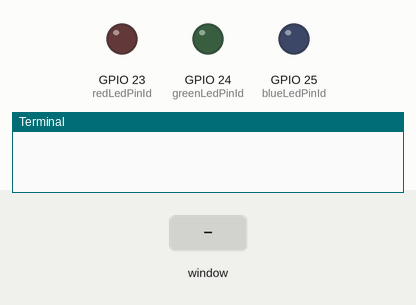
This program was run on a simulated Raspberry Pi (BCM pin numbers). On the bench: output pins drawn as LEDs (lit = HIGH), the last lines printed to the terminal. The test bench sets the inputs (shaded band). The desktop window is not drawn, its controls go by their first labels and the mouse button is held 0.15 s. At 5.8 s the program stops and its outputs stay as they are.

Above: at 1.2 s.
1.3 s: control labelled "Turn on red LED" in the window clicked
At 2.5 s:
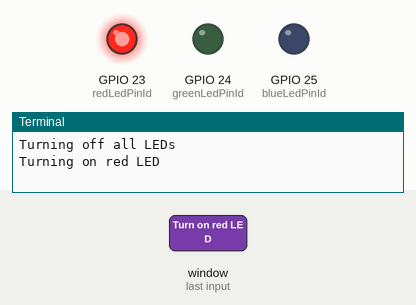
2.8 s: control labelled "Turn on green LED" in the window clicked
At 3.6 s:
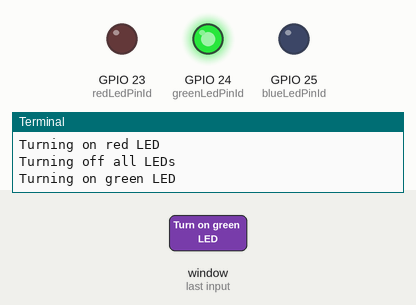
4.3 s: control labelled "Turn on blue LED" in the window clicked
At 4.8 s:
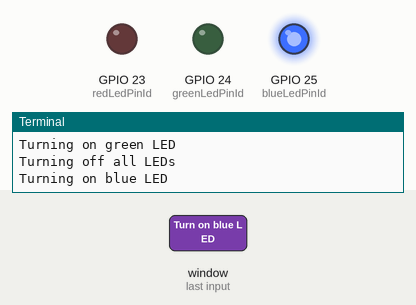
5.8 s: control labelled "Quit" in the window clicked
At 7.0 s:
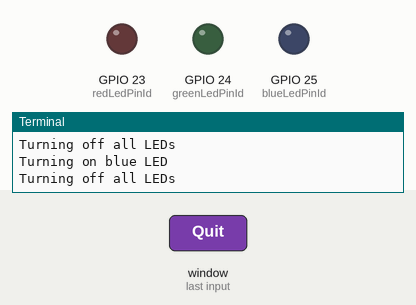
Timing chart, 0 to 7.3 s (numbered marks = the images above; inputs shaded):
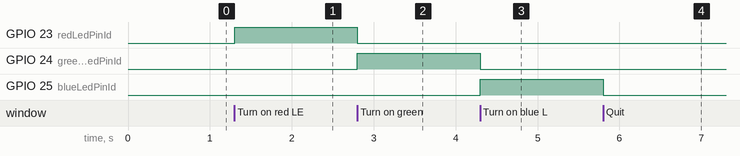

The program:

ledController.py
```python
import tkinter
import RPi.GPIO as GPIO

GPIO.setmode(GPIO.BCM)

redLedPinId = 23
greenLedPinId = 24
blueLedPinId = 25

GPIO.setup(redLedPinId,GPIO.OUT)
GPIO.setup(greenLedPinId,GPIO.OUT)
GPIO.setup(blueLedPinId,GPIO.OUT)

win = tkinter.Tk()
win.title("LED CONTROLLER")
win.minsize(500, 500)

def quitFunc():
    turnOffAllLeds()
    GPIO.cleanup()
    win.destroy()

quitBtn = tkinter.Button(win, text="Quit", command=quitFunc)
quitBtn.pack()

def turnOffAllLeds():
    print("Turning off all LEDs")
    GPIO.output(redLedPinId, GPIO.LOW)
    GPIO.output(greenLedPinId, GPIO.LOW)
    GPIO.output(blueLedPinId, GPIO.LOW)

def turnOnRedLed():
    turnOffAllLeds()
    print("Turning on red LED")
    GPIO.output(redLedPinId, GPIO.HIGH)


redLedBtn = tkinter.Button(win, text="Turn on red LED", command=turnOnRedLed)
redLedBtn.pack()

def turnOnGreenLed():
    turnOffAllLeds()
    print("Turning on green LED")
    GPIO.output(greenLedPinId, GPIO.HIGH)

greenLedBtn = tkinter.Button(win, text="Turn on green LED", command=turnOnGreenLed)
greenLedBtn.pack()

def turnOnBlueLed():
    turnOffAllLeds()
    print("Turning on blue LED")
    GPIO.output(blueLedPinId, GPIO.HIGH)

blueLedBtn = tkinter.Button(win, text="Turn on blue LED", command=turnOnBlueLed)
blueLedBtn.pack()

win.mainloop()
```

Measured:
- after the input at 1.3 s, GPIO 23 (redLedPinId): LOW → HIGH at once
- after the input at 2.8 s, GPIO 23 (redLedPinId): HIGH → LOW at once; GPIO 24 (greenLedPinId): LOW → HIGH at once
- after the input at 4.3 s, GPIO 24 (greenLedPinId): HIGH → LOW at once; GPIO 25 (blueLedPinId): LOW → HIGH at once
- after the input at 5.8 s, GPIO 25 (blueLedPinId): HIGH → LOW at once
